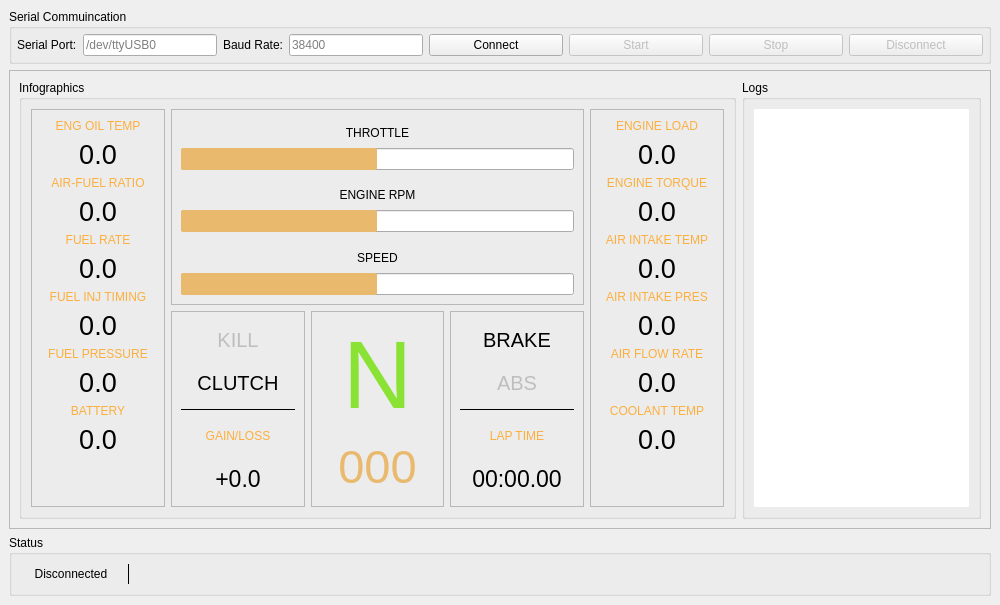
<?xml version="1.0" encoding="UTF-8"?>
<ui version="4.0">
 <class>MainWindow</class>
 <widget class="QMainWindow" name="MainWindow">
  <property name="geometry">
   <rect>
    <x>0</x>
    <y>0</y>
    <width>1000</width>
    <height>605</height>
   </rect>
  </property>
  <property name="minimumSize">
   <size>
    <width>0</width>
    <height>0</height>
   </size>
  </property>
  <property name="windowTitle">
   <string>ELM327Drive</string>
  </property>
  <property name="animated">
   <bool>false</bool>
  </property>
  <widget class="QWidget" name="centralwidget">
   <property name="enabled">
    <bool>true</bool>
   </property>
   <property name="minimumSize">
    <size>
     <width>1000</width>
     <height>605</height>
    </size>
   </property>
   <layout class="QVBoxLayout" name="verticalLayout_2">
    <item>
     <layout class="QVBoxLayout" name="verticalLayout">
      <item>
       <widget class="QGroupBox" name="groupBox">
        <property name="sizePolicy">
         <sizepolicy hsizetype="Preferred" vsizetype="Preferred">
          <horstretch>0</horstretch>
          <verstretch>0</verstretch>
         </sizepolicy>
        </property>
        <property name="minimumSize">
         <size>
          <width>0</width>
          <height>0</height>
         </size>
        </property>
        <property name="title">
         <string>Serial Commuincation</string>
        </property>
        <layout class="QHBoxLayout" name="horizontalLayout_2" stretch="0,0,0,0,0,0,0,0">
         <property name="spacing">
          <number>6</number>
         </property>
         <property name="leftMargin">
          <number>5</number>
         </property>
         <property name="topMargin">
          <number>5</number>
         </property>
         <property name="rightMargin">
          <number>5</number>
         </property>
         <property name="bottomMargin">
          <number>5</number>
         </property>
         <item>
          <widget class="QLabel" name="label">
           <property name="minimumSize">
            <size>
             <width>0</width>
             <height>0</height>
            </size>
           </property>
           <property name="text">
            <string>Serial Port:</string>
           </property>
          </widget>
         </item>
         <item>
          <widget class="QLineEdit" name="port_name">
           <property name="sizePolicy">
            <sizepolicy hsizetype="Expanding" vsizetype="Fixed">
             <horstretch>0</horstretch>
             <verstretch>0</verstretch>
            </sizepolicy>
           </property>
           <property name="minimumSize">
            <size>
             <width>120</width>
             <height>0</height>
            </size>
           </property>
           <property name="placeholderText">
            <string>/dev/ttyUSB0</string>
           </property>
          </widget>
         </item>
         <item>
          <widget class="QLabel" name="label_2">
           <property name="text">
            <string>Baud Rate:</string>
           </property>
          </widget>
         </item>
         <item>
          <widget class="QLineEdit" name="baud_rate">
           <property name="sizePolicy">
            <sizepolicy hsizetype="Expanding" vsizetype="Fixed">
             <horstretch>0</horstretch>
             <verstretch>0</verstretch>
            </sizepolicy>
           </property>
           <property name="minimumSize">
            <size>
             <width>70</width>
             <height>0</height>
            </size>
           </property>
           <property name="placeholderText">
            <string>38400</string>
           </property>
          </widget>
         </item>
         <item>
          <widget class="QPushButton" name="connectButton">
           <property name="sizePolicy">
            <sizepolicy hsizetype="Expanding" vsizetype="Fixed">
             <horstretch>0</horstretch>
             <verstretch>0</verstretch>
            </sizepolicy>
           </property>
           <property name="text">
            <string>Connect</string>
           </property>
          </widget>
         </item>
         <item>
          <widget class="QPushButton" name="startButton">
           <property name="enabled">
            <bool>false</bool>
           </property>
           <property name="sizePolicy">
            <sizepolicy hsizetype="Expanding" vsizetype="Fixed">
             <horstretch>0</horstretch>
             <verstretch>0</verstretch>
            </sizepolicy>
           </property>
           <property name="text">
            <string>Start</string>
           </property>
          </widget>
         </item>
         <item>
          <widget class="QPushButton" name="stopButton">
           <property name="enabled">
            <bool>false</bool>
           </property>
           <property name="sizePolicy">
            <sizepolicy hsizetype="Expanding" vsizetype="Fixed">
             <horstretch>0</horstretch>
             <verstretch>0</verstretch>
            </sizepolicy>
           </property>
           <property name="text">
            <string>Stop</string>
           </property>
          </widget>
         </item>
         <item>
          <widget class="QPushButton" name="disconnectButton">
           <property name="enabled">
            <bool>false</bool>
           </property>
           <property name="sizePolicy">
            <sizepolicy hsizetype="Expanding" vsizetype="Fixed">
             <horstretch>0</horstretch>
             <verstretch>0</verstretch>
            </sizepolicy>
           </property>
           <property name="whatsThis">
            <string/>
           </property>
           <property name="autoFillBackground">
            <bool>false</bool>
           </property>
           <property name="text">
            <string>Disconnect</string>
           </property>
           <property name="checkable">
            <bool>false</bool>
           </property>
          </widget>
         </item>
        </layout>
       </widget>
      </item>
      <item>
       <widget class="QFrame" name="frame">
        <property name="sizePolicy">
         <sizepolicy hsizetype="Preferred" vsizetype="Expanding">
          <horstretch>0</horstretch>
          <verstretch>0</verstretch>
         </sizepolicy>
        </property>
        <property name="frameShape">
         <enum>QFrame::StyledPanel</enum>
        </property>
        <property name="frameShadow">
         <enum>QFrame::Raised</enum>
        </property>
        <layout class="QHBoxLayout" name="horizontalLayout_3">
         <item>
          <widget class="QGroupBox" name="groupBox_3">
           <property name="sizePolicy">
            <sizepolicy hsizetype="Preferred" vsizetype="Preferred">
             <horstretch>3</horstretch>
             <verstretch>0</verstretch>
            </sizepolicy>
           </property>
           <property name="title">
            <string>Infographics</string>
           </property>
           <layout class="QGridLayout" name="gridLayout">
            <item row="0" column="0" rowspan="2">
             <widget class="QFrame" name="frame_2">
              <property name="sizePolicy">
               <sizepolicy hsizetype="Preferred" vsizetype="Preferred">
                <horstretch>0</horstretch>
                <verstretch>0</verstretch>
               </sizepolicy>
              </property>
              <property name="frameShape">
               <enum>QFrame::StyledPanel</enum>
              </property>
              <property name="frameShadow">
               <enum>QFrame::Raised</enum>
              </property>
              <layout class="QVBoxLayout" name="verticalLayout_5">
               <item>
                <widget class="QLabel" name="label_35">
                 <property name="styleSheet">
                  <string notr="true">color: rgb(252, 175, 62)</string>
                 </property>
                 <property name="text">
                  <string>ENG OIL TEMP</string>
                 </property>
                 <property name="alignment">
                  <set>Qt::AlignCenter</set>
                 </property>
                </widget>
               </item>
               <item>
                <widget class="QLabel" name="eng_oil_temp">
                 <property name="font">
                  <font>
                   <pointsize>20</pointsize>
                  </font>
                 </property>
                 <property name="text">
                  <string>0.0</string>
                 </property>
                 <property name="alignment">
                  <set>Qt::AlignCenter</set>
                 </property>
                </widget>
               </item>
               <item>
                <widget class="QLabel" name="label_13">
                 <property name="styleSheet">
                  <string notr="true">color: rgb(252, 175, 62)</string>
                 </property>
                 <property name="text">
                  <string>AIR-FUEL RATIO</string>
                 </property>
                 <property name="alignment">
                  <set>Qt::AlignCenter</set>
                 </property>
                </widget>
               </item>
               <item>
                <widget class="QLabel" name="air_fuel_ratio">
                 <property name="font">
                  <font>
                   <pointsize>20</pointsize>
                  </font>
                 </property>
                 <property name="text">
                  <string>0.0</string>
                 </property>
                 <property name="alignment">
                  <set>Qt::AlignCenter</set>
                 </property>
                </widget>
               </item>
               <item>
                <widget class="QLabel" name="label_36">
                 <property name="styleSheet">
                  <string notr="true">color: rgb(252, 175, 62)</string>
                 </property>
                 <property name="text">
                  <string>FUEL RATE</string>
                 </property>
                 <property name="alignment">
                  <set>Qt::AlignCenter</set>
                 </property>
                </widget>
               </item>
               <item>
                <widget class="QLabel" name="fuel_rate">
                 <property name="font">
                  <font>
                   <pointsize>20</pointsize>
                  </font>
                 </property>
                 <property name="text">
                  <string>0.0</string>
                 </property>
                 <property name="alignment">
                  <set>Qt::AlignCenter</set>
                 </property>
                </widget>
               </item>
               <item>
                <widget class="QLabel" name="label_11">
                 <property name="styleSheet">
                  <string notr="true">color: rgb(252, 175, 62)</string>
                 </property>
                 <property name="text">
                  <string>FUEL INJ TIMING</string>
                 </property>
                 <property name="alignment">
                  <set>Qt::AlignCenter</set>
                 </property>
                </widget>
               </item>
               <item>
                <widget class="QLabel" name="fuel_inj">
                 <property name="font">
                  <font>
                   <pointsize>20</pointsize>
                  </font>
                 </property>
                 <property name="text">
                  <string>0.0</string>
                 </property>
                 <property name="alignment">
                  <set>Qt::AlignCenter</set>
                 </property>
                </widget>
               </item>
               <item>
                <widget class="QLabel" name="label_31">
                 <property name="styleSheet">
                  <string notr="true">color: rgb(252, 175, 62)</string>
                 </property>
                 <property name="text">
                  <string>FUEL PRESSURE</string>
                 </property>
                 <property name="alignment">
                  <set>Qt::AlignCenter</set>
                 </property>
                </widget>
               </item>
               <item>
                <widget class="QLabel" name="fuel_pres">
                 <property name="font">
                  <font>
                   <pointsize>20</pointsize>
                  </font>
                 </property>
                 <property name="text">
                  <string>0.0</string>
                 </property>
                 <property name="alignment">
                  <set>Qt::AlignCenter</set>
                 </property>
                </widget>
               </item>
               <item>
                <widget class="QLabel" name="label_9">
                 <property name="styleSheet">
                  <string notr="true">color: rgb(252, 175, 62)</string>
                 </property>
                 <property name="text">
                  <string>BATTERY</string>
                 </property>
                 <property name="alignment">
                  <set>Qt::AlignCenter</set>
                 </property>
                </widget>
               </item>
               <item>
                <widget class="QLabel" name="battery">
                 <property name="font">
                  <font>
                   <pointsize>20</pointsize>
                  </font>
                 </property>
                 <property name="text">
                  <string>0.0</string>
                 </property>
                 <property name="alignment">
                  <set>Qt::AlignCenter</set>
                 </property>
                </widget>
               </item>
               <item>
                <spacer name="verticalSpacer">
                 <property name="orientation">
                  <enum>Qt::Vertical</enum>
                 </property>
                 <property name="sizeHint" stdset="0">
                  <size>
                   <width>20</width>
                   <height>40</height>
                  </size>
                 </property>
                </spacer>
               </item>
              </layout>
             </widget>
            </item>
            <item row="1" column="3">
             <widget class="QFrame" name="frame_6">
              <property name="frameShape">
               <enum>QFrame::StyledPanel</enum>
              </property>
              <property name="frameShadow">
               <enum>QFrame::Raised</enum>
              </property>
              <layout class="QVBoxLayout" name="verticalLayout_8">
               <item>
                <widget class="QLabel" name="label_29">
                 <property name="font">
                  <font>
                   <pointsize>15</pointsize>
                  </font>
                 </property>
                 <property name="text">
                  <string>BRAKE</string>
                 </property>
                 <property name="alignment">
                  <set>Qt::AlignCenter</set>
                 </property>
                </widget>
               </item>
               <item>
                <widget class="QLabel" name="label_34">
                 <property name="enabled">
                  <bool>false</bool>
                 </property>
                 <property name="font">
                  <font>
                   <pointsize>15</pointsize>
                  </font>
                 </property>
                 <property name="text">
                  <string>ABS</string>
                 </property>
                 <property name="alignment">
                  <set>Qt::AlignCenter</set>
                 </property>
                </widget>
               </item>
               <item>
                <widget class="Line" name="line_3">
                 <property name="frameShadow">
                  <enum>QFrame::Plain</enum>
                 </property>
                 <property name="orientation">
                  <enum>Qt::Horizontal</enum>
                 </property>
                </widget>
               </item>
               <item>
                <widget class="QLabel" name="label_22">
                 <property name="styleSheet">
                  <string notr="true">color: rgb(252, 175, 62)</string>
                 </property>
                 <property name="text">
                  <string>LAP TIME</string>
                 </property>
                 <property name="alignment">
                  <set>Qt::AlignCenter</set>
                 </property>
                </widget>
               </item>
               <item>
                <widget class="QLabel" name="label_21">
                 <property name="font">
                  <font>
                   <pointsize>17</pointsize>
                  </font>
                 </property>
                 <property name="text">
                  <string>00:00.00</string>
                 </property>
                 <property name="alignment">
                  <set>Qt::AlignCenter</set>
                 </property>
                </widget>
               </item>
              </layout>
             </widget>
            </item>
            <item row="0" column="1" colspan="3">
             <widget class="QFrame" name="frame_3">
              <property name="sizePolicy">
               <sizepolicy hsizetype="Preferred" vsizetype="Preferred">
                <horstretch>0</horstretch>
                <verstretch>0</verstretch>
               </sizepolicy>
              </property>
              <property name="styleSheet">
               <string notr="true"/>
              </property>
              <property name="frameShape">
               <enum>QFrame::StyledPanel</enum>
              </property>
              <property name="frameShadow">
               <enum>QFrame::Raised</enum>
              </property>
              <layout class="QVBoxLayout" name="verticalLayout_6">
               <property name="spacing">
                <number>2</number>
               </property>
               <item>
                <widget class="QLabel" name="label_18">
                 <property name="text">
                  <string>THROTTLE</string>
                 </property>
                 <property name="alignment">
                  <set>Qt::AlignCenter</set>
                 </property>
                </widget>
               </item>
               <item>
                <widget class="QProgressBar" name="throttle">
                 <property name="styleSheet">
                  <string notr="true">QProgressBar::chunk {
background-color: rgb(233, 185, 110);
border-radius: 2px;
}</string>
                 </property>
                 <property name="maximum">
                  <number>1000</number>
                 </property>
                 <property name="value">
                  <number>500</number>
                 </property>
                 <property name="textVisible">
                  <bool>false</bool>
                 </property>
                 <property name="orientation">
                  <enum>Qt::Horizontal</enum>
                 </property>
                 <property name="invertedAppearance">
                  <bool>false</bool>
                 </property>
                 <property name="format">
                  <string notr="true">%p%</string>
                 </property>
                </widget>
               </item>
               <item>
                <spacer name="verticalSpacer_4">
                 <property name="orientation">
                  <enum>Qt::Vertical</enum>
                 </property>
                 <property name="sizeType">
                  <enum>QSizePolicy::Minimum</enum>
                 </property>
                 <property name="sizeHint" stdset="0">
                  <size>
                   <width>20</width>
                   <height>10</height>
                  </size>
                 </property>
                </spacer>
               </item>
               <item>
                <widget class="QLabel" name="label_16">
                 <property name="text">
                  <string>ENGINE RPM</string>
                 </property>
                 <property name="alignment">
                  <set>Qt::AlignCenter</set>
                 </property>
                </widget>
               </item>
               <item>
                <widget class="QProgressBar" name="rpm">
                 <property name="styleSheet">
                  <string notr="true">QProgressBar::chunk {
background-color: rgb(233, 185, 110);
border-radius: 2px;
}</string>
                 </property>
                 <property name="maximum">
                  <number>1000</number>
                 </property>
                 <property name="value">
                  <number>500</number>
                 </property>
                 <property name="textVisible">
                  <bool>false</bool>
                 </property>
                </widget>
               </item>
               <item>
                <spacer name="verticalSpacer_5">
                 <property name="orientation">
                  <enum>Qt::Vertical</enum>
                 </property>
                 <property name="sizeType">
                  <enum>QSizePolicy::Minimum</enum>
                 </property>
                 <property name="sizeHint" stdset="0">
                  <size>
                   <width>20</width>
                   <height>10</height>
                  </size>
                 </property>
                </spacer>
               </item>
               <item>
                <widget class="QLabel" name="label_17">
                 <property name="text">
                  <string>SPEED</string>
                 </property>
                 <property name="alignment">
                  <set>Qt::AlignCenter</set>
                 </property>
                </widget>
               </item>
               <item>
                <widget class="QProgressBar" name="speed">
                 <property name="styleSheet">
                  <string notr="true">QProgressBar::chunk {
background-color: rgb(233, 185, 110);
border-radius: 2px;
}</string>
                 </property>
                 <property name="maximum">
                  <number>1000</number>
                 </property>
                 <property name="value">
                  <number>500</number>
                 </property>
                 <property name="alignment">
                  <set>Qt::AlignCenter</set>
                 </property>
                 <property name="textVisible">
                  <bool>false</bool>
                 </property>
                 <property name="orientation">
                  <enum>Qt::Horizontal</enum>
                 </property>
                 <property name="invertedAppearance">
                  <bool>false</bool>
                 </property>
                 <property name="textDirection">
                  <enum>QProgressBar::BottomToTop</enum>
                 </property>
                 <property name="format">
                  <string>20</string>
                 </property>
                </widget>
               </item>
              </layout>
             </widget>
            </item>
            <item row="0" column="4" rowspan="2">
             <widget class="QFrame" name="frame_4">
              <property name="sizePolicy">
               <sizepolicy hsizetype="Preferred" vsizetype="Preferred">
                <horstretch>0</horstretch>
                <verstretch>0</verstretch>
               </sizepolicy>
              </property>
              <property name="frameShape">
               <enum>QFrame::StyledPanel</enum>
              </property>
              <property name="frameShadow">
               <enum>QFrame::Raised</enum>
              </property>
              <layout class="QVBoxLayout" name="verticalLayout_4">
               <item>
                <widget class="QLabel" name="label_6">
                 <property name="styleSheet">
                  <string notr="true">color: rgb(252, 175, 62)</string>
                 </property>
                 <property name="text">
                  <string>ENGINE LOAD</string>
                 </property>
                 <property name="alignment">
                  <set>Qt::AlignCenter</set>
                 </property>
                </widget>
               </item>
               <item>
                <widget class="QLabel" name="load">
                 <property name="font">
                  <font>
                   <pointsize>20</pointsize>
                  </font>
                 </property>
                 <property name="text">
                  <string>0.0</string>
                 </property>
                 <property name="alignment">
                  <set>Qt::AlignCenter</set>
                 </property>
                </widget>
               </item>
               <item>
                <widget class="QLabel" name="label_37">
                 <property name="styleSheet">
                  <string notr="true">color: rgb(252, 175, 62)</string>
                 </property>
                 <property name="text">
                  <string>ENGINE TORQUE</string>
                 </property>
                 <property name="alignment">
                  <set>Qt::AlignCenter</set>
                 </property>
                </widget>
               </item>
               <item>
                <widget class="QLabel" name="torque">
                 <property name="font">
                  <font>
                   <pointsize>20</pointsize>
                  </font>
                 </property>
                 <property name="text">
                  <string>0.0</string>
                 </property>
                 <property name="alignment">
                  <set>Qt::AlignCenter</set>
                 </property>
                </widget>
               </item>
               <item>
                <widget class="QLabel" name="label_33">
                 <property name="styleSheet">
                  <string notr="true">color: rgb(252, 175, 62)</string>
                 </property>
                 <property name="text">
                  <string>AIR INTAKE TEMP</string>
                 </property>
                 <property name="alignment">
                  <set>Qt::AlignCenter</set>
                 </property>
                </widget>
               </item>
               <item>
                <widget class="QLabel" name="air_temp">
                 <property name="font">
                  <font>
                   <pointsize>20</pointsize>
                  </font>
                 </property>
                 <property name="text">
                  <string>0.0</string>
                 </property>
                 <property name="alignment">
                  <set>Qt::AlignCenter</set>
                 </property>
                </widget>
               </item>
               <item>
                <widget class="QLabel" name="label_26">
                 <property name="styleSheet">
                  <string notr="true">color: rgb(252, 175, 62)</string>
                 </property>
                 <property name="text">
                  <string>AIR INTAKE PRES</string>
                 </property>
                 <property name="alignment">
                  <set>Qt::AlignCenter</set>
                 </property>
                </widget>
               </item>
               <item>
                <widget class="QLabel" name="air_press">
                 <property name="font">
                  <font>
                   <pointsize>20</pointsize>
                  </font>
                 </property>
                 <property name="text">
                  <string>0.0</string>
                 </property>
                 <property name="alignment">
                  <set>Qt::AlignCenter</set>
                 </property>
                </widget>
               </item>
               <item>
                <widget class="QLabel" name="label_28">
                 <property name="styleSheet">
                  <string notr="true">color: rgb(252, 175, 62)</string>
                 </property>
                 <property name="text">
                  <string>AIR FLOW RATE</string>
                 </property>
                 <property name="alignment">
                  <set>Qt::AlignCenter</set>
                 </property>
                </widget>
               </item>
               <item>
                <widget class="QLabel" name="air_flow_rate">
                 <property name="font">
                  <font>
                   <pointsize>20</pointsize>
                  </font>
                 </property>
                 <property name="text">
                  <string>0.0</string>
                 </property>
                 <property name="alignment">
                  <set>Qt::AlignCenter</set>
                 </property>
                </widget>
               </item>
               <item>
                <widget class="QLabel" name="label_24">
                 <property name="styleSheet">
                  <string notr="true">color: rgb(252, 175, 62)</string>
                 </property>
                 <property name="text">
                  <string>COOLANT TEMP</string>
                 </property>
                 <property name="alignment">
                  <set>Qt::AlignCenter</set>
                 </property>
                </widget>
               </item>
               <item>
                <widget class="QLabel" name="label_32">
                 <property name="font">
                  <font>
                   <pointsize>20</pointsize>
                  </font>
                 </property>
                 <property name="text">
                  <string>0.0</string>
                 </property>
                 <property name="alignment">
                  <set>Qt::AlignCenter</set>
                 </property>
                </widget>
               </item>
               <item>
                <spacer name="verticalSpacer_2">
                 <property name="orientation">
                  <enum>Qt::Vertical</enum>
                 </property>
                 <property name="sizeHint" stdset="0">
                  <size>
                   <width>20</width>
                   <height>40</height>
                  </size>
                 </property>
                </spacer>
               </item>
              </layout>
             </widget>
            </item>
            <item row="1" column="1">
             <widget class="QFrame" name="frame_5">
              <property name="frameShape">
               <enum>QFrame::StyledPanel</enum>
              </property>
              <property name="frameShadow">
               <enum>QFrame::Raised</enum>
              </property>
              <layout class="QVBoxLayout" name="verticalLayout_7">
               <item>
                <widget class="QLabel" name="label_14">
                 <property name="enabled">
                  <bool>false</bool>
                 </property>
                 <property name="font">
                  <font>
                   <pointsize>15</pointsize>
                  </font>
                 </property>
                 <property name="styleSheet">
                  <string notr="true"/>
                 </property>
                 <property name="text">
                  <string>KILL</string>
                 </property>
                 <property name="alignment">
                  <set>Qt::AlignCenter</set>
                 </property>
                </widget>
               </item>
               <item>
                <widget class="QLabel" name="label_15">
                 <property name="font">
                  <font>
                   <pointsize>15</pointsize>
                  </font>
                 </property>
                 <property name="styleSheet">
                  <string notr="true"/>
                 </property>
                 <property name="text">
                  <string>CLUTCH</string>
                 </property>
                 <property name="alignment">
                  <set>Qt::AlignCenter</set>
                 </property>
                </widget>
               </item>
               <item>
                <widget class="Line" name="line_2">
                 <property name="frameShadow">
                  <enum>QFrame::Plain</enum>
                 </property>
                 <property name="orientation">
                  <enum>Qt::Horizontal</enum>
                 </property>
                </widget>
               </item>
               <item>
                <widget class="QLabel" name="label_20">
                 <property name="styleSheet">
                  <string notr="true">color: rgb(252, 175, 62)</string>
                 </property>
                 <property name="text">
                  <string>GAIN/LOSS</string>
                 </property>
                 <property name="alignment">
                  <set>Qt::AlignCenter</set>
                 </property>
                </widget>
               </item>
               <item>
                <widget class="QLabel" name="label_19">
                 <property name="font">
                  <font>
                   <pointsize>17</pointsize>
                  </font>
                 </property>
                 <property name="text">
                  <string>+0.0</string>
                 </property>
                 <property name="alignment">
                  <set>Qt::AlignCenter</set>
                 </property>
                </widget>
               </item>
              </layout>
             </widget>
            </item>
            <item row="1" column="2">
             <widget class="QFrame" name="frame_7">
              <property name="frameShape">
               <enum>QFrame::StyledPanel</enum>
              </property>
              <property name="frameShadow">
               <enum>QFrame::Raised</enum>
              </property>
              <layout class="QVBoxLayout" name="verticalLayout_9">
               <item>
                <widget class="QLabel" name="label_23">
                 <property name="font">
                  <font>
                   <pointsize>72</pointsize>
                  </font>
                 </property>
                 <property name="styleSheet">
                  <string notr="true">color: rgb(138, 226, 52)</string>
                 </property>
                 <property name="text">
                  <string>N</string>
                 </property>
                 <property name="alignment">
                  <set>Qt::AlignCenter</set>
                 </property>
                </widget>
               </item>
               <item>
                <widget class="QLabel" name="speed_val">
                 <property name="font">
                  <font>
                   <pointsize>35</pointsize>
                   <weight>50</weight>
                   <italic>false</italic>
                   <bold>false</bold>
                  </font>
                 </property>
                 <property name="styleSheet">
                  <string notr="true">color: rgb(233, 185, 110)</string>
                 </property>
                 <property name="text">
                  <string>000</string>
                 </property>
                 <property name="alignment">
                  <set>Qt::AlignCenter</set>
                 </property>
                </widget>
               </item>
              </layout>
             </widget>
            </item>
           </layout>
          </widget>
         </item>
         <item>
          <widget class="QGroupBox" name="groupBox_4">
           <property name="sizePolicy">
            <sizepolicy hsizetype="Preferred" vsizetype="Preferred">
             <horstretch>1</horstretch>
             <verstretch>0</verstretch>
            </sizepolicy>
           </property>
           <property name="minimumSize">
            <size>
             <width>0</width>
             <height>0</height>
            </size>
           </property>
           <property name="title">
            <string>Logs</string>
           </property>
           <layout class="QVBoxLayout" name="verticalLayout_3">
            <property name="leftMargin">
             <number>9</number>
            </property>
            <property name="topMargin">
             <number>9</number>
            </property>
            <property name="rightMargin">
             <number>9</number>
            </property>
            <property name="bottomMargin">
             <number>9</number>
            </property>
            <item>
             <widget class="QListWidget" name="log_view">
              <property name="frameShape">
               <enum>QFrame::NoFrame</enum>
              </property>
              <property name="frameShadow">
               <enum>QFrame::Plain</enum>
              </property>
              <property name="iconSize">
               <size>
                <width>0</width>
                <height>0</height>
               </size>
              </property>
              <property name="isWrapping" stdset="0">
               <bool>false</bool>
              </property>
              <property name="resizeMode">
               <enum>QListView::Adjust</enum>
              </property>
              <property name="viewMode">
               <enum>QListView::ListMode</enum>
              </property>
              <property name="wordWrap">
               <bool>true</bool>
              </property>
             </widget>
            </item>
           </layout>
          </widget>
         </item>
        </layout>
       </widget>
      </item>
      <item>
       <widget class="QGroupBox" name="groupBox_2">
        <property name="title">
         <string>Status</string>
        </property>
        <layout class="QHBoxLayout" name="horizontalLayout">
         <item>
          <widget class="QLabel" name="conn_status">
           <property name="minimumSize">
            <size>
             <width>100</width>
             <height>0</height>
            </size>
           </property>
           <property name="text">
            <string>Disconnected</string>
           </property>
           <property name="alignment">
            <set>Qt::AlignCenter</set>
           </property>
          </widget>
         </item>
         <item>
          <widget class="Line" name="line">
           <property name="frameShadow">
            <enum>QFrame::Plain</enum>
           </property>
           <property name="orientation">
            <enum>Qt::Vertical</enum>
           </property>
          </widget>
         </item>
         <item>
          <spacer name="horizontalSpacer">
           <property name="orientation">
            <enum>Qt::Horizontal</enum>
           </property>
           <property name="sizeHint" stdset="0">
            <size>
             <width>40</width>
             <height>20</height>
            </size>
           </property>
          </spacer>
         </item>
        </layout>
       </widget>
      </item>
     </layout>
    </item>
   </layout>
  </widget>
 </widget>
 <resources/>
 <connections/>
</ui>
